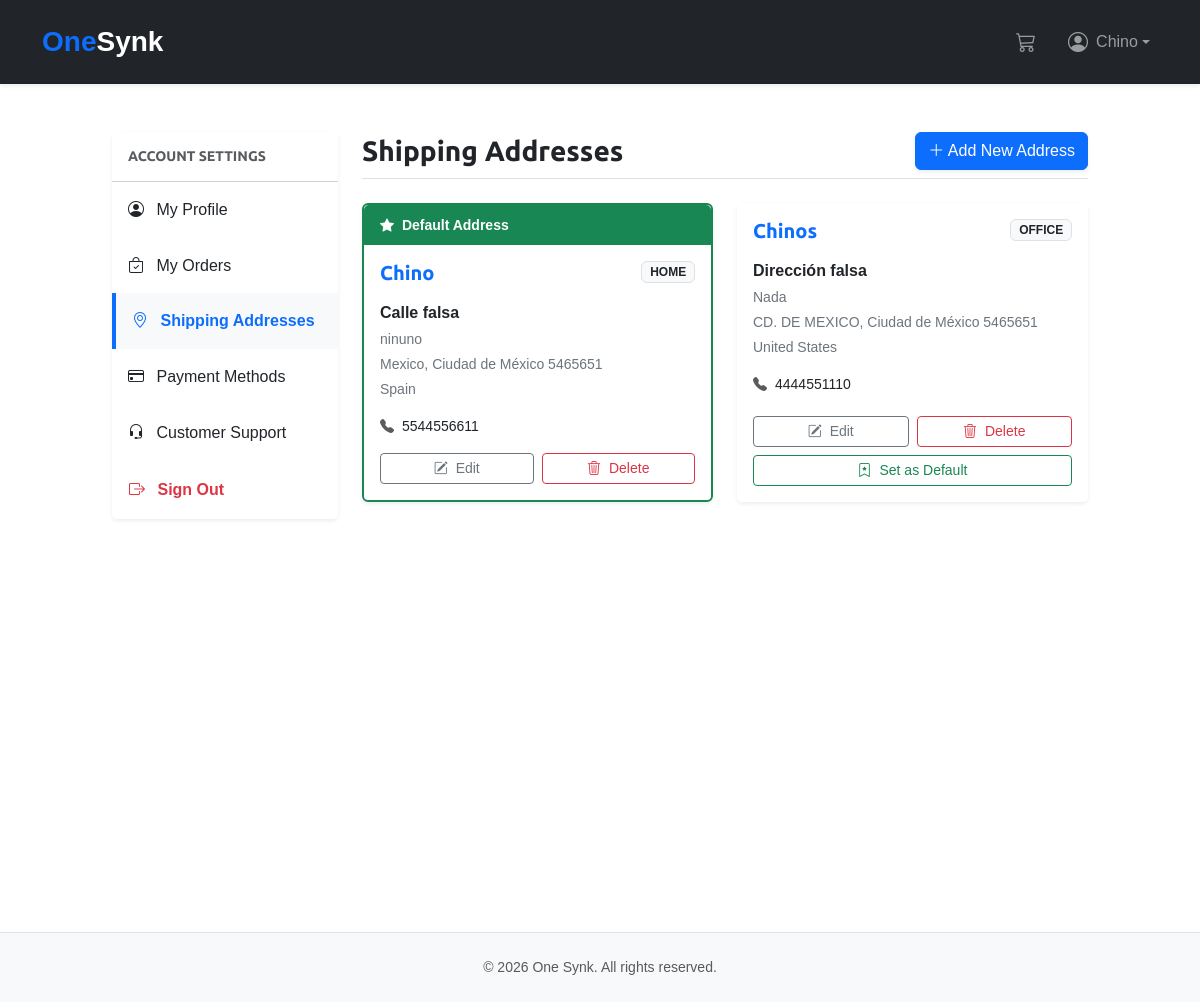
The app's page /orders/addresses/ (signed in) with its own data.
### accounts/models.py (models this page shows, shortened)
class CustomUser(AbstractUser):
    phone_regex = RegexValidator(
        regex=r"^\d{10}$",
        message=_("Phone number must be exactly 10 digits (e.g., 5522445104)."),
    )
    USER_TYPE_CHOICES = (
        ("regular_user", "Regular User"),
        ("wholesaler", "Wholesaler"),
    )
    class UserTypes(models.TextChoices):
        REGULAR = "regular_user", _("Regular User")
        WHOLESALER = "wholesaler", _("Wholesaler")
    phone = models.CharField(
        _("phone number"),
        max_length=10,
        validators=[phone_regex],
        blank=True,
        null=True,
        help_text=_("Format: 5522445104"),
    )
    user_type = models.CharField(
        max_length=20,
        choices=USER_TYPE_CHOICES,
        default="regular_user",
        help_text=_(
            "Designates whether the user is a regular customer or a wholesaler."
        ),
    )
    stripe_customer_id = models.CharField(
        _("Stripe Customer ID"),
        max_length=255,
        blank=True,
        null=True,
        unique=True,
        help_text=_("Unique identifier for the customer in Stripe."),
    )
    payment_method = models.CharField(
        _("default payment method"),
        max_length=255,
        blank=True,
        null=True,
        help_text=_("ID of the default payment method in Stripe."),
    )
    created_at = models.DateTimeField(_("created at"), auto_now_add=True)
    updated_at = models.DateTimeField(_("updated at"), auto_now=True)
    class Meta:
        verbose_name = _("User")
        verbose_name_plural = _("Users")
        ordering = ["-created_at"]

### orders/models.py (models this page shows, shortened)
class Address(models.Model):
    class AddressType(models.TextChoices):
        HOME = "home", _("Home")
        OFFICE = "office", _("Office")
        OTHER = "other", _("Other")
    COUNTRY_CHOICES = (
        ("MX", _("Mexico")),
        ("US", _("United States")),
        ("ES", _("Spain")),
    )
    STATE_CHOICES = (
        ("CDMX", "Ciudad de México"),
        ("MEX", "Estado de México"),
        ("QRO", "Querétaro"),
    )
    user = models.ForeignKey(
        CustomUser,
        on_delete=models.CASCADE,
        related_name="addresses",
        verbose_name=_("user"),
    )
    address_line1 = models.CharField(
        _("address line 1"),
        max_length=255,
        help_text=_("Street, number, and apartment"),
    )
    address_line2 = models.CharField(
        _("address line 2"),
        max_length=255,
        blank=True,
        null=True,
        help_text=_("Additional information (floor, reference, etc.)"),
    )
    city = models.CharField(_("city"), max_length=100)
    state = models.CharField(_("state"), max_length=50, choices=STATE_CHOICES)
    postal_code = models.CharField(_("postal code"), max_length=10)
    country = models.CharField(
        _("country"), max_length=2, choices=COUNTRY_CHOICES, default="MX"
    )
    phone = models.CharField(
        _("phone number"),
        max_length=15,
        help_text=_("Contact telephone number for shipping"),
    )
    recipient_name = models.CharField(
        _("recipient name"),
        max_length=200,
        help_text=_("Name of the person receiving the package"),
    )
    is_default = models.BooleanField(
        _("default address"),
        default=False,
    )
    address_type = models.CharField(
        _("address type"),
        max_length=10,
        choices=AddressType.choices,
        default=AddressType.HOME,
    )
    created_at = models.DateTimeField(auto_now_add=True)
    updated_at = models.DateTimeField(auto_now=True)
    class Meta:
        verbose_name = _("Address")
        verbose_name_plural = _("Addresses")
        ordering = ["-is_default", "-created_at"]
        indexes = [
            models.Index(fields=["user", "-is_default"]),
        ]

### orders/views.py (the view)
# urls.py: path("addresses/", views.address_list, name="address_list"),
@login_required
def address_list(request):
    addresses = request.user.addresses.all()
    return render(request, "orders/addresses/list.html", {"addresses": addresses})

### cart/cart.py (called while the page is built)
    def __len__(self):
        return sum(item["quantity"] for item in self.cart.values())

### cart/context_processors.py (called while the page is built)
def cart(request):
    return {"cart": Cart(request)}

### orders/templates/orders/addresses/list.html (shortened to what this page needs)
{% extends 'shop/base.html' %}
{% load static %}
{% load i18n %}
{% block content %}
<div class="container my-5">
    <div class="row">
        <div class="col-md-3 mb-4 mb-md-0">
            {% include "includes/sidebar.html" %}
        </div>
        <div class="col-md-9">
            <div class="d-flex justify-content-between align-items-center mb-4 pb-2 border-bottom">
                <h2 class="h3 fw-bold mb-0 text-dark">{% trans "Shipping Addresses" %}</h2>
                <a href="{% url 'orders:address_create' %}" class="btn btn-primary shadow-sm">
                    <i class="bi bi-plus-lg"></i> {% trans "Add New Address" %}
                </a>
            </div>
            {% if addresses %}
                <div class="row g-4">
                    {% for address in addresses %}
                        <div class="col-md-6">
                            <div class="card h-100 border-0 shadow-sm {% if address.is_default %}ring-default{% endif %}">
                                {% if address.is_default %}
                                    <div class="card-header bg-success text-white py-2 border-0">
                                        <small class="fw-bold"><i class="bi bi-star-fill me-1"></i> {% trans "Default Address" %}</small>
                                    </div>
                                {% endif %}
                                <div class="card-body">
                                    <div class="d-flex justify-content-between align-items-start mb-3">
                                        <h5 class="card-title fw-bold mb-0 text-primary">{{ address.recipient_name }}</h5>
                                        <span class="badge bg-light text-dark border text-uppercase">
                                            {{ address.get_address_type_display }}
                                        </span>
                                    </div>
                                    <div class="address-details text-secondary small">
                                        <p class="mb-1 fw-bold text-dark fs-6">{{ address.address_line1 }}</p>
                                        {% if address.address_line2 %}
                                            <p class="mb-1">{{ address.address_line2 }}</p>
                                        {% endif %}
                                        <p class="mb-1">
                                            {{ address.city }}, {{ address.get_state_display }} {{ address.postal_code }}
                                        </p>
                                        <p class="mb-3">{{ address.get_country_display }}</p>
                                        <p class="mb-0 text-dark">
                                            <i class="bi bi-telephone-fill me-2 text-muted"></i>{{ address.phone }}
                                        </p>
                                    </div>
                                </div>
                                <div class="card-footer bg-white border-top-0 pb-3 pt-0">
                                    <div class="row g-2">
                                        <div class="col-6">
                                            <a href="{% url 'orders:address_edit' address.id %}" class="btn btn-outline-secondary btn-sm w-100">
                                                <i class="bi bi-pencil-square me-1"></i> {% trans "Edit" %}
                                            </a>
                                        </div>
                                        <div class="col-6">
                                            <a href="{% url 'orders:address_delete' address.id %}" class="btn btn-outline-danger btn-sm w-100">
                                                <i class="bi bi-trash3 me-1"></i> {% trans "Delete" %}
                                            </a>
                                        </div>
                                        {% if not address.is_default %}
                                        <div class="col-12 mt-2">
                                            <form action="{% url 'orders:address_set_default' address.id %}" method="post">
                                                <button type="submit" class="btn btn-outline-success btn-sm w-100">
                                                    <i class="bi bi-bookmark-star me-1"></i> {% trans "Set as Default" %}
                                                </button>
                                            </form>
                                        </div>
                                        {% endif %}
                                    </div>
                                </div>
                            </div>
                        </div>
                    {% endfor %}
                </div>
            {% endif %}
        </div>
    </div>
</div>
{% endblock %}

### shop/templates/shop/base.html (shortened to what this page needs)
{% load static %}
{% load i18n %}
<!DOCTYPE html>
<html lang="en">
<head>
    <link href="https://cdn.jsdelivr.net/npm/bootstrap@5.3.0/dist/css/bootstrap.min.css" rel="stylesheet">
    <link rel="stylesheet" href="https://cdn.jsdelivr.net/npm/bootstrap-icons@1.11.0/font/bootstrap-icons.css">
    <link href="{% static 'css/base.css' %}" rel="stylesheet">
</head>
<body>
    <nav class="navbar navbar-expand-lg navbar-dark bg-dark shadow-sm py-3">
        <div class="container">
            <a href="{% url 'shop:product_list' %}" class="navbar-brand fw-bold fs-3">
                <span class="text-primary">One</span>Synk
            </a>
            <div class="collapse navbar-collapse" id="mainNav">
                <ul class="navbar-nav ms-auto align-items-center">
                    <li class="nav-item me-lg-3">
                        <a class="nav-link position-relative" href="{% url 'cart:cart_detail' %}">
                            <i class="bi bi-cart3 fs-5"></i>
                        </a>
                    </li>
                    {% if user.is_authenticated %}
                        <li class="nav-item dropdown">
                            <a class="nav-link dropdown-toggle d-flex align-items-center" href="#" id="userDropdown" role="button" data-bs-toggle="dropdown">
                                <i class="bi bi-person-circle fs-5 me-2"></i>
                                <span>{{ user.first_name|default:user.username }}</span>
                            </a>
                        </li>
                    {% endif %}
                </ul>
            </div>
        </div>
    </nav>
    <main id="content" class="min-vh-100">
        {% block content %}{% endblock %}
    </main>
    <footer class="bg-light py-4 border-top mt-5">
        <div class="container text-center">
            <p class="text-muted small mb-0">&copy; 2026 One Synk. {% trans "All rights reserved." %}</p>
        </div>
    </footer>
</body>
</html>

### shop/static/css/base.css (style rules this page uses)
body { margin:0; padding:0; font-family:helvetica, sans-serif; }
h1, h2, h3, h4, h5 , h6 { font-family: 'Ubuntu', sans-serif; font-weight:normal; }
a { text-decoration:none; color:#5993bb; }
#content { padding:0 100px; overflow:hidden; }

### orders/templates/orders/addresses/list.html (style rules this page uses)
.ring-default { border: 2px solid #198754 !important; }

### records on screen
CustomUser: first_name "Chino"
Address: recipient_name "Chino", address_type "HOME", address_line1 "Calle falsa", address_line2 "ninuno", city "Mexico", state "Ciudad de México", postal_code "5465651", country "Spain", phone "5544556611"
Address: recipient_name "Chinos", address_type "OFFICE", address_line1 "Dirección falsa", address_line2 "Nada", city "CD. DE MEXICO", state "Ciudad de México", postal_code "5465651", country "United States", phone "4444551110"
